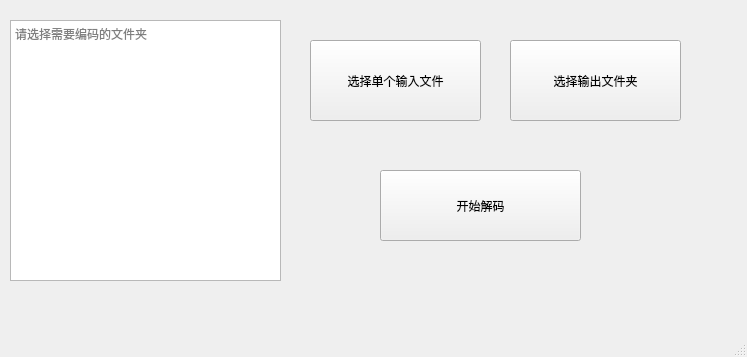
<?xml version="1.0" encoding="UTF-8"?>
<ui version="4.0">
 <class>filedecoder</class>
 <widget class="QMainWindow" name="filedecoder">
  <property name="geometry">
   <rect>
    <x>0</x>
    <y>0</y>
    <width>747</width>
    <height>357</height>
   </rect>
  </property>
  <property name="windowTitle">
   <string>文件解码器</string>
  </property>
  <widget class="QWidget" name="centralwidget">
   <widget class="QPushButton" name="decode_Button">
    <property name="geometry">
     <rect>
      <x>380</x>
      <y>170</y>
      <width>201</width>
      <height>71</height>
     </rect>
    </property>
    <property name="text">
     <string>开始解码</string>
    </property>
   </widget>
   <widget class="QPlainTextEdit" name="plainTextEdit">
    <property name="geometry">
     <rect>
      <x>10</x>
      <y>20</y>
      <width>271</width>
      <height>261</height>
     </rect>
    </property>
    <property name="placeholderText">
     <string>请选择需要编码的文件夹</string>
    </property>
   </widget>
   <widget class="QPushButton" name="choseinputfile_Button">
    <property name="geometry">
     <rect>
      <x>310</x>
      <y>40</y>
      <width>171</width>
      <height>81</height>
     </rect>
    </property>
    <property name="text">
     <string>选择单个输入文件</string>
    </property>
   </widget>
   <widget class="QPushButton" name="choseoutputfolder_Button">
    <property name="geometry">
     <rect>
      <x>510</x>
      <y>40</y>
      <width>171</width>
      <height>81</height>
     </rect>
    </property>
    <property name="text">
     <string>选择输出文件夹</string>
    </property>
   </widget>
  </widget>
  <widget class="QMenuBar" name="menubar">
   <property name="geometry">
    <rect>
     <x>0</x>
     <y>0</y>
     <width>747</width>
     <height>22</height>
    </rect>
   </property>
  </widget>
  <widget class="QStatusBar" name="statusbar"/>
 </widget>
 <resources/>
 <connections/>
</ui>
